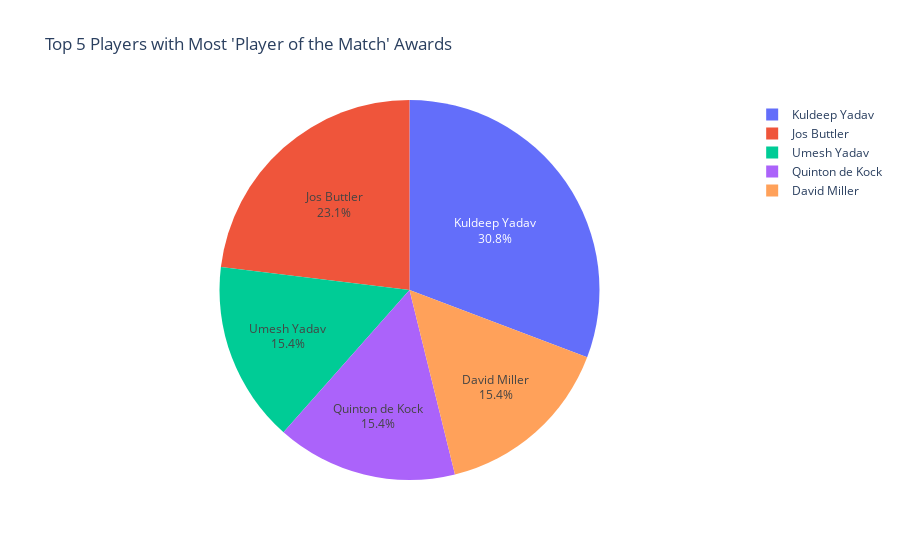

The notebook cell saved with this chart:
### Code cell
# we have already defined DataFrame 'df' and 'TOP_5_players' contains the top 5 players
# obtained from the 'value_counts' and 'nlargest' operations

# Create the pie chart
PieChart = px.pie(names=TOP_5_players.index, values=TOP_5_players.values,
                  title="Top 5 Players with Most 'Player of the Match' Awards")

# Add player names as labels to the pie chart
PieChart.update_traces(textinfo='label+percent')

# Show the pie chart
PieChart.show()

### Figure 1 — Plotly figure (JSON) as saved in the notebook; plotly's stock layout.template omitted (floating-point values rounded to 4 significant figures)
{"data": [{"domain": {"x": [0, 1], "y": [0, 1]}, "hovertemplate": "label=%{label}<br>value=%{value}<extra></extra>", "labels": ["Kuldeep Yadav", "Jos Buttler", "Umesh Yadav", "Quinton de Kock", "David Miller"], "legendgroup": "", "name": "", "showlegend": true, "textinfo": "label+percent", "type": "pie", "values": [4, 3, 2, 2, 2]}], "layout": {"legend": {"tracegroupgap": 0}, "title": {"text": "Top 5 Players with Most 'Player of the Match' Awards"}}}
